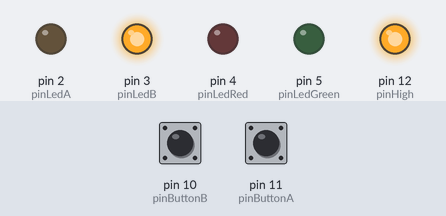
Recording of a sketch running on a simulated Arduino Uno, built with avr-gcc and run on an emulated ATmega328P. Shown: output pins drawn as LEDs (lit = HIGH). Dashed ring = blinking. The test bench sets the inputs (shaded band); at power-on: pin 10 (pinButtonB) LOW, pin 11 (pinButtonA) LOW. Random numbers use the default seed unless the sketch sets one; what the sketch prints to the serial monitor is not drawn.

Above: at 5.2 s.
5.3 s: pin 10 (pinButtonB) pulled HIGH for 3.2 s
At 6.5 s:
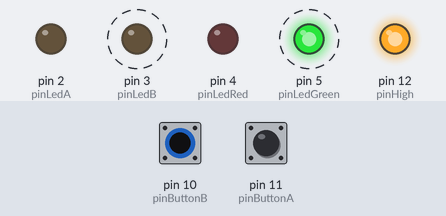
11.4 s: pin 11 (pinButtonA) pulled HIGH for 0.15 s
At 13.6 s:
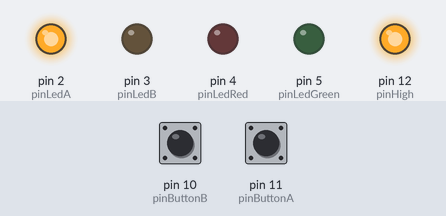
14.4 s: pin 11 (pinButtonA) pulled HIGH for 1 s
At 22.1 s:
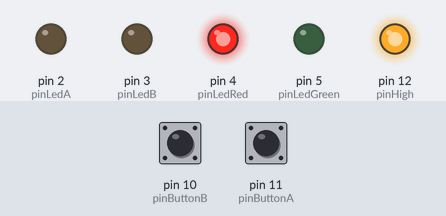
Timing chart, 0 to 29.4 s (numbered marks = the images above; inputs shaded):
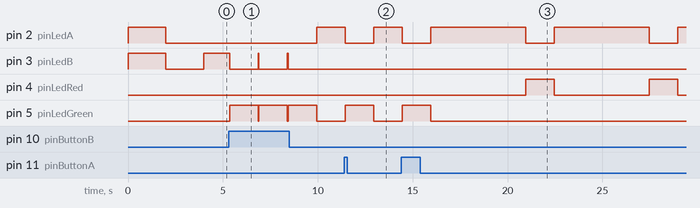

Measured:
- after the input at 5.3 s, pin 2 (pinLedA): LOW → HIGH after 4.7 s; pin 5 (pinLedGreen): alternates HIGH for 1.5 s and LOW for 0.05 s, starting after 0.05 s
- after the input at 11.4 s, pin 2 (pinLedA): HIGH → LOW after 0.05 s, → HIGH 1.5 s later; pin 5 (pinLedGreen): LOW → HIGH after 0.05 s, → LOW 1.5 s later
- after the input at 14.4 s, pin 5 (pinLedGreen): LOW → HIGH after 0.05 s, → LOW 1.5 s later
- by itself, pin 3 (pinLedB): alternates HIGH for 0.05 s and LOW for 1.5 s, 5 changes in all, then stays LOW
- by itself, pin 4 (pinLedRed): alternates HIGH for 1.5 s and LOW for 5.0 s

The sketch:

reflex.ino
```cpp
// int masterPin = 12;
int pinLedA = 2;
int pinLedB = 3;
int pinButtonA = 11;
int pinButtonB = 10;
int pinLedRed = 4;
int pinLedGreen = 5;
int buttonState;
int lastButtonState = LOW;
int pinHigh = 12;
unsigned long StartTime;
unsigned long CurrentTime;
unsigned long ElapsedTime;
int number;
int reading;
int val;
unsigned long lastDebounceTime = 0;  // the last time the output pin was toggled
unsigned long debounceDelay = 50;    // the debounce time; increase if the output flickers


void setup() {


  Serial.begin(9600);
  // pinMode(masterPin,OUTPUT);
  pinMode(pinHigh,OUTPUT);
  pinMode(pinLedA,OUTPUT);
  pinMode(pinLedB,OUTPUT);
  pinMode(pinLedRed,OUTPUT);
  pinMode(pinLedGreen,OUTPUT);
  pinMode(pinButtonA,INPUT);
  pinMode(pinButtonA,INPUT);

//  digitalWrite(masterPin,HIGH);
//  delay(5000);
//  digitalWrite(masterPin,LOW);
digitalWrite(pinHigh,HIGH);

digitalWrite(pinLedA,HIGH);
digitalWrite(pinLedB,HIGH);
  delay(2000);
  digitalWrite(pinLedA,LOW);
  digitalWrite(pinLedB,LOW);
  delay(2000);


}

void loop() {
  // put your main code here, to run repeatedly:
    digitalWrite(pinLedRed,LOW );
    digitalWrite(pinLedGreen,LOW);
    digitalWrite(pinLedA,LOW);
    digitalWrite(pinLedB,LOW);
   number = random(1, 3);

  if (number == 1)
{
  val = HIGH;

  StartTime = millis();
  // time starts for checking reaction;

  while(val)
    {
      digitalWrite(pinLedA,HIGH);


    // Debouncing the push button
    if(digitalRead(pinButtonA))
      {  lastDebounceTime = millis();

      while(digitalRead(pinButtonA))
          {
               if((millis() - lastDebounceTime) > debounceDelay)
                  {
                    val = LOW;
                    break;
                  }

          }
      }
      CurrentTime = millis();
      //Final timme for checking reaction;

       ElapsedTime = CurrentTime - StartTime;

      if(ElapsedTime > 5000)    break;

    }

    digitalWrite(pinLedA,LOW);

     Serial.print(ElapsedTime);


}


else
  {
     val = HIGH;

  StartTime = millis();
  // time starts for checking reaction;

  while(val)
    {
      digitalWrite(pinLedB,HIGH);


    // Debouncing the push button
    if(digitalRead(pinButtonB))
      {  lastDebounceTime = millis();

      while(digitalRead(pinButtonB))
          {
               if((millis() - lastDebounceTime) > 50)
                  {
                    val = LOW;
                    break;
                  }

          }
      }
      CurrentTime = millis();
      //Final timme for checking reaction;

       ElapsedTime = CurrentTime - StartTime;

      if(ElapsedTime > 5000)    break;

    }


    digitalWrite(pinLedB,LOW);

    Serial.print(ElapsedTime);


  }


  // if time greater than 3 sec then red light on.
  if(ElapsedTime > 3000)
    {
      digitalWrite(pinLedRed,HIGH);
    }
    else
    {
      digitalWrite(pinLedGreen,HIGH);
    }

    delay(1500);
}
```
